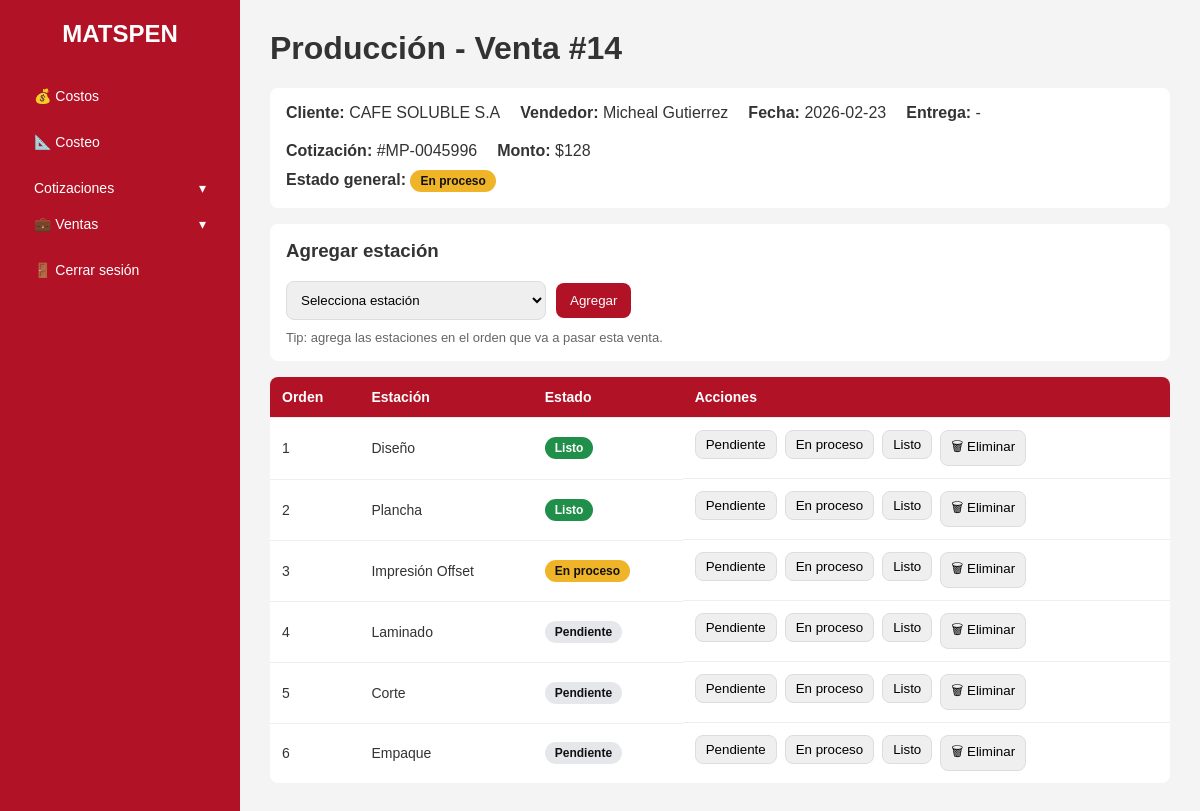
/ventas/14/produccion (signed in), run on an earlier commit of the app's database.
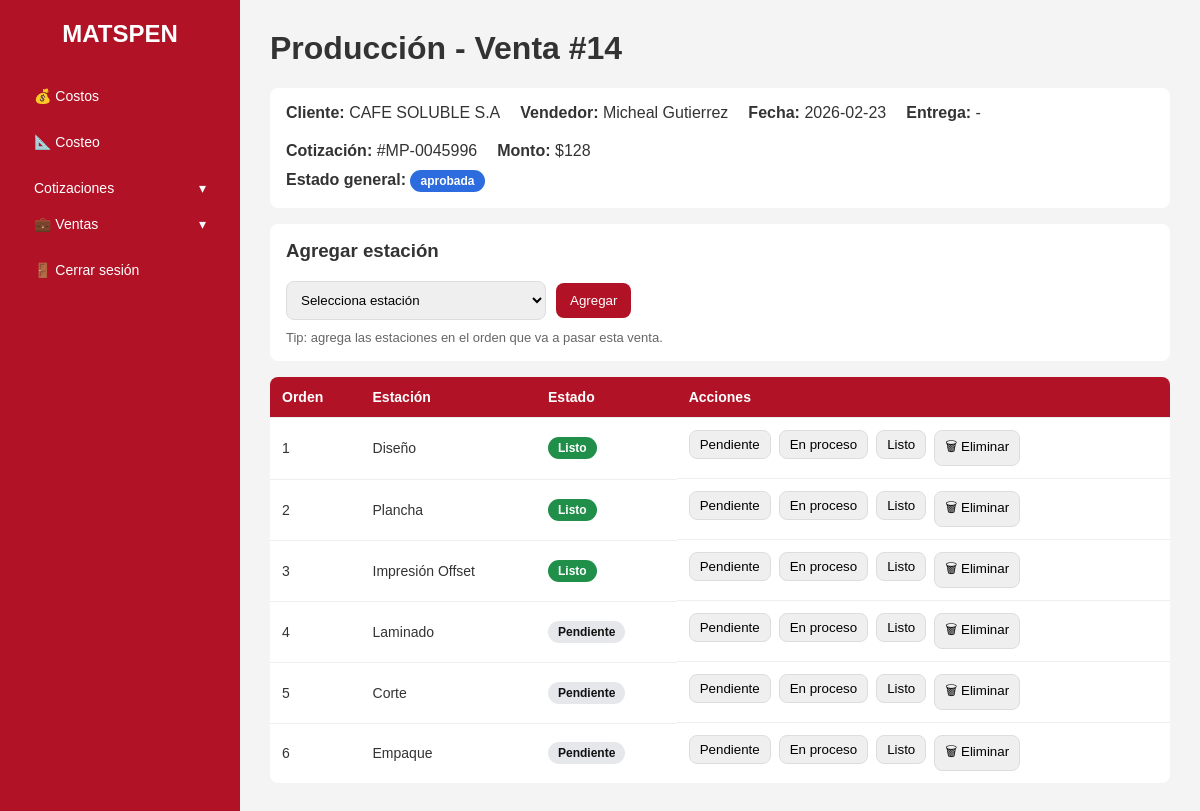
And on a later commit of the database.
### tables this page shows
CREATE TABLE ventas(id INTEGER PRIMARY KEY AUTOINCREMENT, fecha TEXT NOT NULL, vendedor TEXT NOT NULL, cliente TEXT NOT NULL, mont INTEGER NOT NULL, cotizacion TEXT NOT NULL, estado TEXT DEFAULT 'Aprobada');

CREATE TABLE produccion_lineas (
  id INTEGER PRIMARY KEY AUTOINCREMENT,
  venta_id INTEGER NOT NULL,
  estacion_id INTEGER NOT NULL,

  orden INTEGER NOT NULL,                         -- orden dentro de la venta
  estado TEXT NOT NULL DEFAULT 'pendiente',       -- pendiente/en_proceso/listo
  notas TEXT,
  fecha_creada TEXT DEFAULT CURRENT_TIMESTAMP,

  FOREIGN KEY (venta_id) REFERENCES ventas(id) ON DELETE CASCADE,
  FOREIGN KEY (estacion_id) REFERENCES estaciones(id)
);

CREATE TABLE estaciones( id INTEGER PRIMARY KEY AUTOINCREMENT, nombre TEXT NOT NULL UNIQUE, orden INTEGER NOT NULL);

### app.py (the view)
@app.route("/ventas/<int:venta_id>/produccion")
def ventas_produccion(venta_id):
    if "user_id" not in session:
        return redirect(url_for("login"))
    conn = get_db_connection()
    venta = conn.execute("SELECT * FROM ventas WHERE id =? ",(venta_id,)).fetchone()
    if not venta:
        conn.close()
        flash("Venta no encontrada","danger")
        return redirect(url_for("ventas_monitoreo"))
    estaciones = conn.execute(""" SELECT * FROM estaciones ORDER BY orden ASC """).fetchall()
    lineas = conn.execute("""
        SELECT pl.*, e.nombre AS estacion_nombre
        FROM produccion_lineas pl
        JOIN estaciones e ON e.id = pl.estacion_id
        WHERE pl.venta_id = ?
        ORDER BY pl.orden ASC, pl.id ASC
    """, (venta_id,)).fetchall()
    conn.close()
    return render_template(
        "ventas_produccion.html",
        venta=venta,
        estaciones=estaciones,
        lineas=lineas
    )

### database.py (called while the page is built)
def get_db_connection():
    conn = sqlite3.connect(DB_PATH)
    conn.row_factory = sqlite3.Row
    return conn

### templates/ventas_produccion.html (shortened to what this page needs)
{% extends "base.html" %}
{% block content %}
<h1>Producción - Venta #{{ venta.id }}</h1>
<div style="background:white; padding:16px; border-radius:8px; margin-bottom:16px;">
  <div style="display:flex; gap:20px; flex-wrap:wrap;">
    <div><b>Cliente:</b> {{ venta.cliente }}</div>
    <div><b>Vendedor:</b> {{ venta.vendedor }}</div>
    <div><b>Fecha:</b> {{ venta.fecha }}</div>
    <div><b>Entrega:</b> {{ venta.fecha_entrega if venta.fecha_entrega else '-' }}</div>
    <div><b>Cotización:</b> #{{ venta.cotizacion }}</div>
    <div><b>Monto:</b> ${{ venta.mont }}</div>
  </div>
  <div style="margin-top:10px;">
    <b>Estado general:</b>
    {% if venta.estado == 'finalizada' %}
      <span class="badge badge-ok">Finalizada</span>
    {% elif venta.estado == 'en_proceso' %}
      <span class="badge badge-warning">En proceso</span>
    {% else %}
      <span class="badge badge-info">{{ venta.estado }}</span>
    {% endif %}
  </div>
</div>
<div style="background:white; padding:16px; border-radius:8px; margin-bottom:16px;">
  <h3 style="margin-top:0;">Agregar estación</h3>
  <form method="post" action="{{ url_for('agregar_estacion_a_venta', venta_id=venta.id) }}"
        style="display:flex; gap:10px; flex-wrap:wrap; align-items:center;">
    <select name="estacion_id" required style="padding:10px; border-radius:8px; border:1px solid #ddd; min-width:260px;">
      <option value="">Selecciona estación</option>
    </select>
    <button type="submit"
            style="padding:10px 14px; border:none; border-radius:8px; background:#b11226; color:white; cursor:pointer;">
      Agregar
    </button>
  </form>
  <p style="margin:10px 0 0; color:#666; font-size:13px;">
    Tip: agrega las estaciones en el orden que va a pasar esta venta.
  </p>
</div>
<table>
  <thead class="table-head">
    <tr>
      <th>Orden</th>
      <th>Estación</th>
      <th>Estado</th>
      <th>Acciones</th>
    </tr>
  </thead>
  <tbody>
    {% if lineas %}
      {% for l in lineas %}
      <tr>
        <td>{{ l.orden }}</td>
        <td>{{ l.estacion_nombre }}</td>
        <td>
          {% if l.estado == 'listo' %}
            <span class="badge badge-ok">Listo</span>
          {% elif l.estado == 'en_proceso' %}
            <span class="badge badge-warning">En proceso</span>
          {% else %}
            <span class="badge badge-muted">Pendiente</span>
          {% endif %}
        </td>
        <td style="display:flex; gap:8px; flex-wrap:wrap;">
          <form method="post" action="{{ url_for('actualizar_estado_linea', venta_id=venta.id, linea_id=l.id) }}">
            <button type="submit" style="padding:6px 10px; border-radius:8px; border:1px solid #ddd; cursor:pointer;">
              Pendiente
            </button>
          </form>
          <form method="post" action="{{ url_for('actualizar_estado_linea', venta_id=venta.id, linea_id=l.id) }}">
            <button type="submit" style="padding:6px 10px; border-radius:8px; border:1px solid #ddd; cursor:pointer;">
              En proceso
            </button>
          </form>
          <form method="post" action="{{ url_for('actualizar_estado_linea', venta_id=venta.id, linea_id=l.id) }}">
            <button type="submit" style="padding:6px 10px; border-radius:8px; border:1px solid #ddd; cursor:pointer;">
              Listo
            </button>
          </form>
          <form method="post"
                action="{{ url_for('eliminar_linea_produccion', venta_id=venta.id, linea_id=l.id) }}"
                onsubmit="return confirm('¿Eliminar esta estación de la venta?');">
            <button type="submit"
                    style="padding:6px 10px; border-radius:8px; border:1px solid #ddd; cursor:pointer;">
              🗑 Eliminar
            </button>
          </form>
        </td>
      </tr>
      {% endfor %}
    {% else %}
      <tr>
        <td colspan="4" style="text-align:center; padding:18px;">
          Esta venta aún no tiene estaciones. Agrega estaciones arriba.
        </td>
      </tr>
    {% endif %}
  </tbody>
</table>
{% endblock %}

### templates/base.html (shortened to what this page needs)
<!DOCTYPE html>
<html lang="es">
<head>
</head>
<body>
<div class="layout">
    <aside class="sidebar">
        <h2>MATSPEN</h2>
        <ul>
            <li><a href="{{ url_for('costos') }}">💰 Costos</a></li>
            <li><a href="{{ url_for('nuevo_costo') }}">📐 Costeo</a></li>
            <li class="nav-group">
                 <button class="nav-parent" type="button"
                        onclick="toggleMenu('coti_venta', 'dash_venta')">
                        <span> Cotizaciones</span>
                        <span class = "dash" id="dahs_venta">▾</span>
                 </button>
                <button class="nav-parent" type="button"
                        onclick="toggleMenu('ventas-menu', 'chev-ventas')">
                    <span>💼 Ventas</span>
                    <span class="chev" id="chev-ventas">▾</span>
                </button>
            </li>
            <li><a href="{{ url_for('logout') }}">🚪 Cerrar sesión</a></li>
        </ul>
    </aside>
    <main class="content">
        {% block content %}{% endblock %}
    </main>
</div>
</body>
</html>

### templates/base.html (style rules this page uses)
:root { --color-primario: #b11226; --color-secundario: #ffffff; --color-gris: #f4f4f4; --color-texto: #333; --radio: 8px; }
* { box-sizing: border-box; font-family: Arial, Helvetica, sans-serif; }
body { margin: 0; background: var(--color-gris); color: var(--color-texto); }
a { text-decoration: none; color: inherit; }
.layout { display: flex; min-height: 100vh; }
.sidebar { width: 240px; background: var(--color-primario); color: white; padding: 20px; }
.sidebar h2 { margin-top: 0; text-align: center; }
.sidebar ul { list-style: none; padding: 0; margin-top: 30px; }
.sidebar ul li { margin-bottom: 10px; }
.sidebar ul li a { display: block; padding: 10px 14px; border-radius: var(--radio); color: white; font-size: 14px; }
.content { flex: 1; padding: 30px; background: var(--color-gris); }
h1 { margin-top: 0; }
table { width: 100%; border-collapse: collapse; background: white; border-radius: var(--radio); overflow: hidden; }
th, td { padding: 12px; border-bottom: 1px solid #eee; font-size: 14px; text-align: left; }
th { background: #f8f8f8; font-weight: bold; }
tr:last-child td { border-bottom: none; }
.badge { padding: 4px 8px; border-radius: 12px; font-size: 12px; font-weight: bold; display: inline-block; }
.badge-ok { background: #2ecc71; color: white; }
.nav-group { margin-bottom: 10px; }
.nav-parent { width:100%; background: transparent; border: none; color: white; padding: 10px 14px; border-radius: var(--radio); cursor: pointer; font-size: 14px; display:flex; justify-content: space-between; align-items: center; text-align: left; }
.chev { transition: transform .2s ease; }
.badge { display:inline-block; padding:4px 10px; border-radius:999px; font-size:12px; font-weight:600; border:none; }
.badge-ok { background:#1f8f4a;color:#fff }
.badge-info { background:#2d6cdf;color:#fff }
.badge-muted { background:#e5e7eb;color:#111 }

### templates/ventas_produccion.html (style rules this page uses)
.table-head th { background:#b11226; color:white; }

What changed in the data, as far as the page shows it:
changed ventas "CAFE SOLUBLE S.A": estado (not shown) → "aprobada"
changed produccion_lineas "Impresión Offset": estado "En proceso" → "Listo"
Also different on the page:
text no longer shown: "En proceso"
